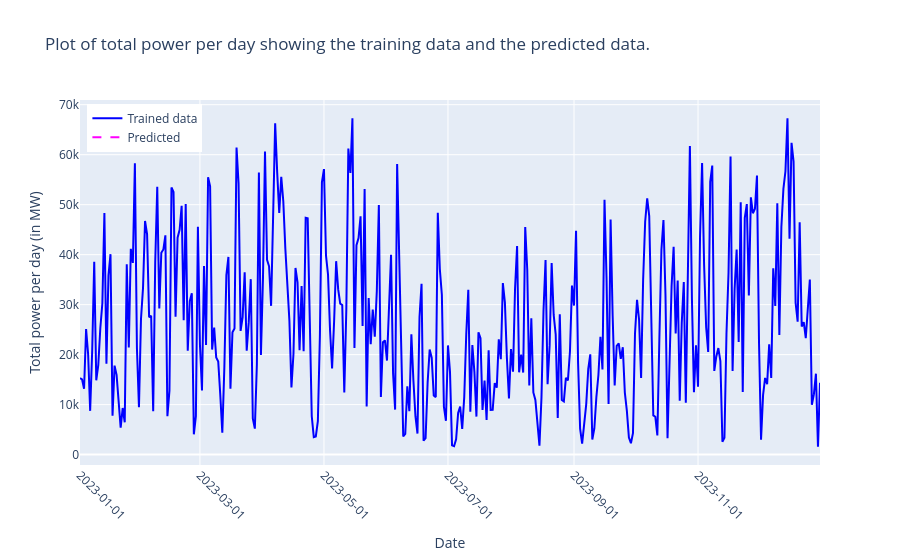

This figure's notebook cell:
### Code cell
arima = ARIMAxPredictions()
arima.load_training_data(path='../1_data/final_dataframes/main_testing_dataframe.csv')
arima.forecast_range(start_date='2023-01-01', end_date='2023-12-31')

### Figure 1 — Plotly figure (JSON) as saved in the notebook; plotly's stock layout.template omitted (floating-point values rounded to 4 significant figures; data arrays with more than 128 entries replaced by an {"elided": "..."} marker saying what was removed)
{"data": [{"line": {"color": "blue"}, "mode": "lines", "name": "Trained data", "type": "scatter", "x": {"elided": "365 str values"}, "y": {"elided": "365 float values"}}, {"line": {"color": "magenta", "dash": "dash"}, "mode": "lines", "name": "Predicted", "type": "scatter", "x": {"elided": "365 str values"}, "y": {"elided": "365x1 float values"}}], "layout": {"legend": {"x": 0.01, "y": 0.99}, "title": {"text": "Plot of total power per day showing the training data and the predicted data."}, "xaxis": {"tickangle": 45, "tickformat": "%Y-%m-%d", "tickmode": "array", "title": {"text": "Date"}}, "yaxis": {"title": {"text": "Total power per day (in MW)"}}}}
